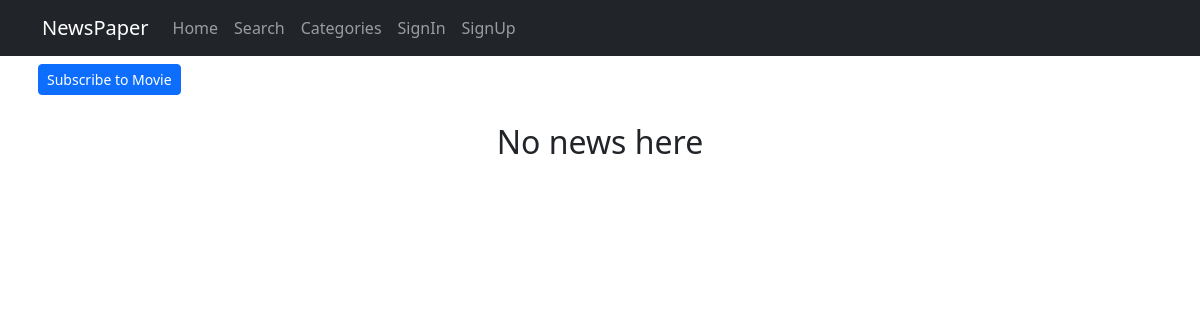
The page /news/categories/5/ on the database as committed earlier.
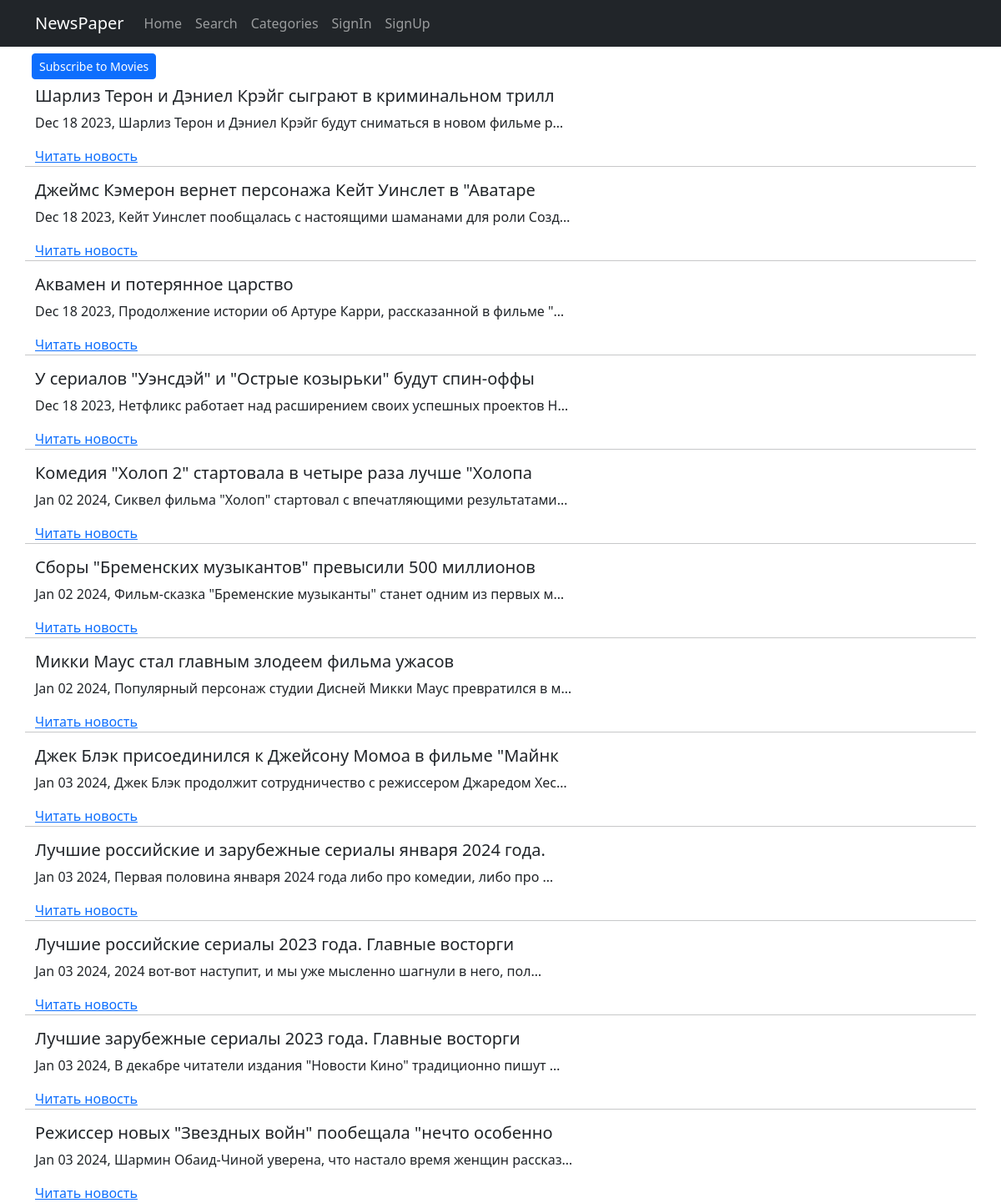
The same page on the database as committed later.
### news/models.py (models this page shows, shortened)
class Category(models.Model):
    title = models.CharField(max_length=56, unique=True)
    posts = models.ManyToManyField('Post', through='PostCategory')
    subscribers = models.ManyToManyField(User, through='UserCategory',
                                         related_name='categories')
    def get_posts(self):
        return Category.objects.get(pk=f'{self.pk}').posts.all()
    def get_subs(self):
        return Category.objects.get(pk=f'{self.pk}').subscribers.all()

class Post(models.Model, Grade):
    note = models.CharField(max_length=2, choices=NOTES, default=news)
    time_to_create = models.DateTimeField(auto_now_add=True)
    time_to_update = models.DateTimeField(auto_now=True)
    header = models.CharField(max_length=56)
    text = models.TextField()
    rating = models.IntegerField(default=0)
    author = models.ForeignKey('Author', on_delete=models.CASCADE)
    categories = models.ManyToManyField('Category', through='PostCategory')

### news/views.py (the view)
# urls.py: path('categories/<int:pk>/', NewsCategoryView.as_view(),
class NewsCategoryView(BecameAuthor, DetailView):
    model = Category
    template_name = 'news/category.html'
    context_object_name = 'category'

### news/templatetags/censor_filters.py (called while the page is built)
@register.filter()
def censor_filter(cens_str: str) -> str:
    try:
        if not isinstance(cens_str, str):
            raise ValueError
        cens_str_low = cens_str.lower()
        for word in censor_tuple:
            if word in cens_str_low:
                word_v = f"{word[0]}{'*'*(len(word)-1)}"
                for _ in range(cens_str_low.count(word)):
                    word_i = cens_str_low.index(word)
                    word_cens_str = cens_str[word_i:(word_i+len(word))]
                    cens_str = cens_str.replace(word_cens_str, word_v)
                    cens_str_low = cens_str.lower()
    except ValueError:
        print('Censor filter is used with str obj!')
    return cens_str

### news/views.py (called while the page is built)
    def get_context_data(self, **kwargs):
        context = super().get_context_data(**kwargs)
        context['is_not_authors'] = not self.request.user.groups.filter(
            name='authors').exists()
        context['is_authors'] = self.request.user.groups.filter(
            name='authors').exists()
        return context

### templates/news/category.html (shortened to what this page needs)
{% extends 'flatpages/default.html' %}
{% load static %}
{% load censor_filters %}
{% block content %}
  {% if request.user in category.get_subs %}
  <div style="padding: .5rem">
    <a type="button" class="btn btn-sm btn-danger" href="{% url 'sub' category.pk %}">
      Unsubscribe from {{ category.title }}
    </a>
  </div>
  {% else %}
  <div style="padding: .5rem">
    <a type="button" class="btn btn-sm btn-primary" href="{% url 'sub' category.pk %}">
      Subscribe to {{ category.title }}
    </a>
  </div>
  {% endif %}
  {% for p in category.get_posts %}
    <h5>{{ p.header|censor_filter }}</h5>
    <p>{{ p.time_to_update|date:'M d Y' }}, {{ p.text|truncatechars:61|censor_filter }}</p>
    <a href="{% url 'news_detail' p.id %}">Читать новость</a>
    {% if not forloop.last %}
      <hr>
    {% endif %}
  {% empty %}
    <h2 style="text-align: center; margin-top: 20px">No news here</h2>
  {% endfor %}
{% endblock content %}

### templates/flatpages/default.html (shortened to what this page needs)
<!DOCTYPE html>
<html lang="en">
    <head>
        {% load static %}
        <link href="{% static 'css/styles.css' %}" rel="stylesheet" />
    </head>
    <body>
        <nav class="navbar navbar-expand-lg navbar-dark bg-dark static-top">
           <div class="container">
               <a class="navbar-brand" href="{% url 'home' %}">NewsPaper</a>
               <div class="collapse navbar-collapse" id="navbarResponsive">
                   <ul class="navbar-nav ml-auto">
                       <li class="nav-item active">
                           <a class="nav-link" href="{% url 'home' %}">Home</a>
                       </li>
                       <li class="nav-item active">
                           <a class="nav-link" href="{% url 'news_search' %}">Search</a>
                       </li>
                       <li class="nav-item active">
                           <a class="nav-link" href="{% url 'news_categories' %}">Categories</a>
                       </li>
                       {% if not request.user.is_authenticated %}
                       <li class="nav-item active">
                           <a class="nav-link" href="{% url 'account_login' %}">SignIn</a>
                       </li>
                       <li class="nav-item active">
                           <a class="nav-link" href="{% url 'account_signup' %}">SignUp</a>
                       </li>
                       {% endif %}
                   </ul>
               </div>
           </div>
        </nav>
        <div class="container">
           <div class="row">
               {% block content %}{% endblock content %}
           </div>
        </div>
    </body>
</html>

Rows that differ between the two databases and show on the page:
changed Category: title "Movie" → "Movies"
now on this page (row edited): Post: header|censor_filter "Шарлиз Терон и Дэниел Крэйг сыграют в криминальном трилл", time_to_update "Dec 18 2023", text|censor_filter "Шарлиз Терон и Дэниел Крэйг будут сниматься в новом фильме р…"
now on this page (row edited): Post: header|censor_filter "Джеймс Кэмерон вернет персонажа Кейт Уинслет в \"Аватаре", time_to_update "Dec 18 2023", text|censor_filter "Кейт Уинслет пообщалась с настоящими шаманами для роли Созд…"
added Post: header|censor_filter "Аквамен и потерянное царство", time_to_update "Dec 18 2023", text|censor_filter "Продолжение истории об Артуре Карри, рассказанной в фильме \"…"
added Post: header|censor_filter "У сериалов \"Уэнсдэй\" и \"Острые козырьки\" будут спин-оффы", time_to_update "Dec 18 2023", text|censor_filter "Нетфликс работает над расширением своих успешных проектов Н…"
added Post: header|censor_filter "Комедия \"Холоп 2\" стартовала в четыре раза лучше \"Холопа", time_to_update "Jan 02 2024", text|censor_filter "Сиквел фильма \"Холоп\" стартовал с впечатляющими результатами…"
added Post: header|censor_filter "Сборы \"Бременских музыкантов\" превысили 500 миллионов", time_to_update "Jan 02 2024", text|censor_filter "Фильм-сказка \"Бременские музыканты\" станет одним из первых м…"
added Post: header|censor_filter "Микки Маус стал главным злодеем фильма ужасов", time_to_update "Jan 02 2024", text|censor_filter "Популярный персонаж студии Дисней Микки Маус превратился в м…"
added Post: header|censor_filter "Джек Блэк присоединился к Джейсону Момоа в фильме \"Майнк", time_to_update "Jan 03 2024", text|censor_filter "Джек Блэк продолжит сотрудничество с режиссером Джаредом Хес…"
added Post: header|censor_filter "Лучшие российские и зарубежные сериалы января 2024 года.", time_to_update "Jan 03 2024", text|censor_filter "Первая половина января 2024 года либо про комедии, либо про …"
added Post: header|censor_filter "Лучшие российские сериалы 2023 года. Главные восторги", time_to_update "Jan 03 2024", text|censor_filter "2024 вот-вот наступит, и мы уже мысленно шагнули в него, пол…"
added Post: header|censor_filter "Лучшие зарубежные сериалы 2023 года. Главные восторги", time_to_update "Jan 03 2024", text|censor_filter "В декабре читатели издания \"Новости Кино\" традиционно пишут …"
added Post: header|censor_filter "Режиссер новых \"Звездных войн\" пообещала \"нечто особенно", time_to_update "Jan 03 2024", text|censor_filter "Шармин Обаид-Чиной уверена, что настало время женщин рассказ…"
Other text that changed with them:
text no longer shown: "No news here"
